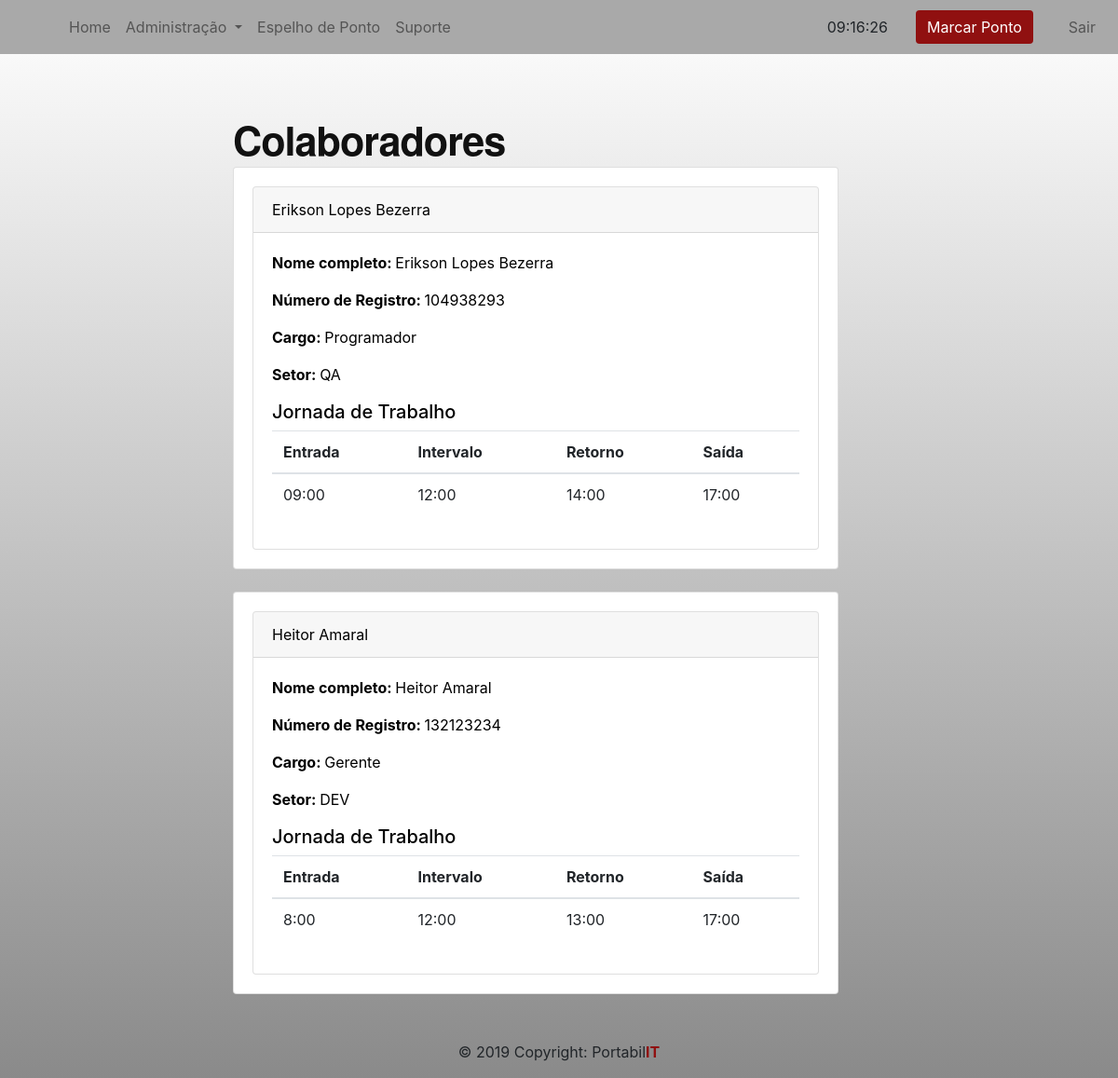
/colaboradores/lista (signed in), run on the app's committed database.
### core/models.py (models this page shows, shortened)
class Colaboradores(models.Model):
    nome_completo = models.CharField(max_length=50)
    numero_registro = models.CharField(max_length=9)
    cargo = models.CharField(max_length=12)
    setor = models.CharField(max_length=12)
    entrada = models.CharField(max_length=5)
    intervalo = models.CharField(max_length=5)
    retorno = models.CharField(max_length=5)
    saida = models.CharField(max_length=5)
    dias = models.CharField(max_length=16)
    gerente = models.BooleanField(default=False)
    ativo = models.BooleanField(default=True)

### core/views.py (the view)
# urls.py: path('colaboradores/lista', views.listar_colaboradores),
@login_required(login_url='/login/')
def listar_colaboradores(request):
    colaborador = Colaboradores.objects.filter(ativo=True)
    return render(request, 'colaboradores.html', {'colaborador':colaborador})

### templates/colaboradores.html (shortened to what this page needs)
{% include 'model-header.html' %}
{% block content %}
<div class="mx-auto" id="externa">
  <h1 id="titulo-div">Colaboradores</h1>
  {% for c in colaborador %}
  <div class="card">
    <div class="card-body">
      <div class="card">
        <div class="card-header">{{ c.nome_completo }}</div>
        <div class="card-body">
          <p><b>Nome completo: </b> {{ c.nome_completo }} </p>
          <p><b>Número de Registro: </b> {{ c.numero_registro }} </p>
          <p><b>Cargo: </b> {{ c.cargo }} </p>
          <p><b>Setor: </b> {{ c.setor }} </p>
          <div>
              <h5>Jornada de Trabalho</h5>
              <table class="table">
                <thead>
                  <tr>
                    <th>Entrada</th>
                    <th>Intervalo</th>
                    <th>Retorno</th>
                    <th>Saída</th>
                  </tr>
                </thead>
                <tbody>
                  <tr>
                    <td>{{ c.entrada }}</td>
                    <td>{{ c.intervalo }}</td>
                    <td>{{ c.retorno }}</td>
                    <td>{{ c.saida }}</td>
                  </tr>
                </tbody>
              </table>
            </div>
        </div>
      </div>
    </div>
  </div>
  <br>
  {% endfor %}
</div>
{% endblock %}
{% include 'model-footer.html' %}

### templates/model-header.html (style rules this page uses)
body { height: auto; background-image: linear-gradient(#FFFFFF, #8A8A8A); margin: 0 auto; padding: 0; min-height: 100%; position: relative; }
html { height: auto; min-height: 100%; }
div { display: block; }
* { -webkit-box-sizing: border-box; -moz-box-sizing: border-box; box-sizing: border-box; }
#externa { width: 60%; height: auto; padding-top: 10px; padding-bottom: 10px; padding-left: 10px; padding-right: 5%; margin-top: 5%; color: #000; }
#titulo-div { color: #111; font-family: 'Helvetica Neue', sans-serif; font-weight: bold; font-size: 2.7rem; letter-spacing: -1px; line-height: 1; text-align: left; }

### data on the page
Colaboradores: nome_completo "Erikson Lopes Bezerra", numero_registro "104938293", cargo "Programador", setor "QA", entrada "09:00", intervalo "12:00", retorno "14:00", saida "17:00"
Colaboradores: nome_completo "Heitor Amaral", numero_registro "132123234", cargo "Gerente", setor "DEV", entrada "8:00", intervalo "12:00", retorno "13:00", saida "17:00"
